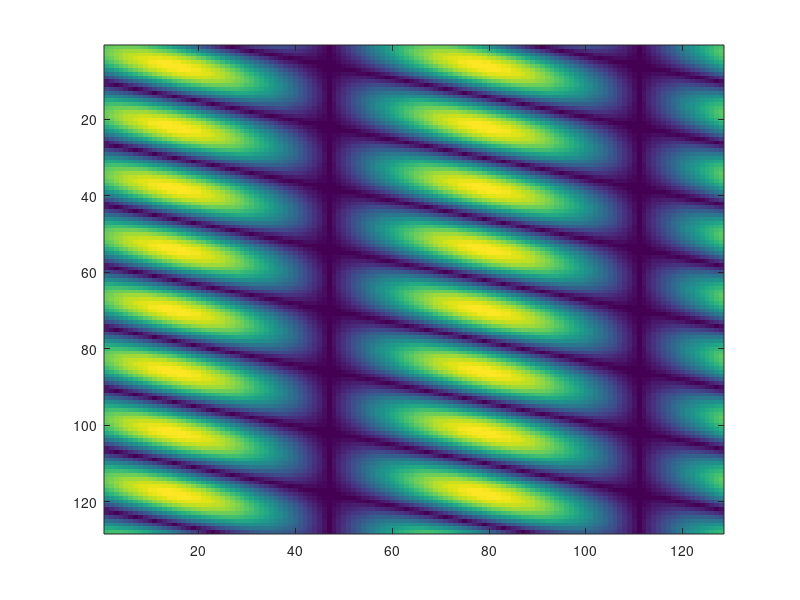

This figure's MATLAB source: (Note: this script raises an error after producing the figure.)
function test_corr

  N    = 128;
  kmax = N/2;

  NN = N*N;

  r = (0:N-1)*2*pi/N;
  [x, y] = meshgrid (r, r);

  f = i*cos(x).*sin(4*y + x);

  f = circshift(f,[-30,-50]);

  figure(1); imagesc(flipud(abs(f)));

  [s2,s4]=guide_strfun(f,N);

  figure(2); imagesc(flipud(s4)); max(max(s4))

  %return

 %-----------------------


  S=zeros(2*kmax,2*kmax);
  
  o = kmax+1;

  for j=-kmax:kmax-1
    for i=-kmax:kmax-1

        df = f - circshift(f,[-j,-i]);
        s   = (df.*conj(df)).^2;

        S(j+o,i+o) = sum(sum(s))/NN;

    end
  end

  S=fftshift(S);
  S(1,1)

  figure(3); imagesc(flipud(S)); max(max(S))

end

